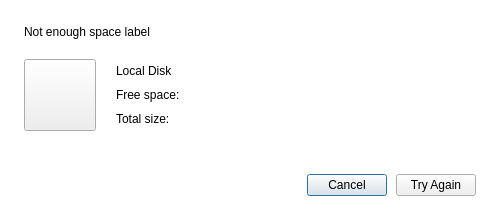
<?xml version="1.0" encoding="UTF-8"?>
<ui version="4.0">
 <class>LowDiskSpaceDialog</class>
 <widget class="QDialog" name="LowDiskSpaceDialog">
  <property name="geometry">
   <rect>
    <x>0</x>
    <y>0</y>
    <width>500</width>
    <height>220</height>
   </rect>
  </property>
  <property name="sizePolicy">
   <sizepolicy hsizetype="Fixed" vsizetype="Fixed">
    <horstretch>0</horstretch>
    <verstretch>0</verstretch>
   </sizepolicy>
  </property>
  <property name="minimumSize">
   <size>
    <width>500</width>
    <height>220</height>
   </size>
  </property>
  <property name="maximumSize">
   <size>
    <width>500</width>
    <height>220</height>
   </size>
  </property>
  <property name="windowTitle">
   <string>Low disk space</string>
  </property>
  <property name="styleSheet">
   <string notr="true">#LowDiskSpaceDialog 
{
background-color: #ffffff; /*colorToken.page-background*/
}

</string>
  </property>
  <property name="TOKENIZED" stdset="0">
   <bool>true</bool>
  </property>
  <layout class="QHBoxLayout" name="horizontalLayout_4">
   <property name="leftMargin">
    <number>24</number>
   </property>
   <property name="topMargin">
    <number>25</number>
   </property>
   <property name="rightMargin">
    <number>24</number>
   </property>
   <property name="bottomMargin">
    <number>24</number>
   </property>
   <item>
    <layout class="QVBoxLayout" name="verticalLayout_2">
     <property name="spacing">
      <number>0</number>
     </property>
     <property name="sizeConstraint">
      <enum>QLayout::SetFixedSize</enum>
     </property>
     <property name="topMargin">
      <number>0</number>
     </property>
     <item>
      <widget class="QLabel" name="lExplanation">
       <property name="text">
        <string notr="true">Not enough space label</string>
       </property>
       <property name="wordWrap">
        <bool>true</bool>
       </property>
      </widget>
     </item>
     <item>
      <spacer name="verticalSpacer_2">
       <property name="orientation">
        <enum>Qt::Vertical</enum>
       </property>
       <property name="sizeType">
        <enum>QSizePolicy::Fixed</enum>
       </property>
       <property name="sizeHint" stdset="0">
        <size>
         <width>20</width>
         <height>20</height>
        </size>
       </property>
      </spacer>
     </item>
     <item>
      <layout class="QHBoxLayout" name="horizontalLayout">
       <property name="sizeConstraint">
        <enum>QLayout::SetFixedSize</enum>
       </property>
       <item>
        <widget class="IconLabel" name="lDriveIcon">
         <property name="minimumSize">
          <size>
           <width>72</width>
           <height>72</height>
          </size>
         </property>
         <property name="maximumSize">
          <size>
           <width>72</width>
           <height>72</height>
          </size>
         </property>
         <property name="text">
          <string notr="true"/>
         </property>
         <property name="icon">
          <iconset resource="../Resources_common.qrc">
           <normaloff>:/external_drive_solid_medium.svg</normaloff>:/external_drive_solid_medium.svg</iconset>
         </property>
         <property name="iconSize">
          <size>
           <width>72</width>
           <height>72</height>
          </size>
         </property>
         <property name="pixmap" stdset="0">
          <pixmap/>
         </property>
         <property name="scaledContents" stdset="0">
          <bool>true</bool>
         </property>
         <property name="normal_off" stdset="0">
          <string notr="true">icon-primary</string>
         </property>
        </widget>
       </item>
       <item>
        <spacer name="horizontalSpacer_3">
         <property name="orientation">
          <enum>Qt::Horizontal</enum>
         </property>
         <property name="sizeType">
          <enum>QSizePolicy::Fixed</enum>
         </property>
         <property name="sizeHint" stdset="0">
          <size>
           <width>20</width>
           <height>20</height>
          </size>
         </property>
        </spacer>
       </item>
       <item>
        <layout class="QVBoxLayout" name="verticalLayout">
         <property name="spacing">
          <number>0</number>
         </property>
         <item>
          <widget class="QLabel" name="lDiskName">
           <property name="styleSheet">
            <string notr="true"/>
           </property>
           <property name="text">
            <string notr="true">Local Disk</string>
           </property>
           <property name="font-size" stdset="0">
            <string notr="true">body-1</string>
           </property>
           <property name="bold" stdset="0">
            <bool>false</bool>
           </property>
          </widget>
         </item>
         <item>
          <widget class="QLabel" name="lFreeSpace">
           <property name="text">
            <string notr="true">Free space:</string>
           </property>
          </widget>
         </item>
         <item>
          <widget class="QLabel" name="lTotalSize">
           <property name="text">
            <string notr="true">Total size:</string>
           </property>
          </widget>
         </item>
        </layout>
       </item>
       <item>
        <spacer name="horizontalSpacer">
         <property name="orientation">
          <enum>Qt::Horizontal</enum>
         </property>
         <property name="sizeHint" stdset="0">
          <size>
           <width>24</width>
           <height>20</height>
          </size>
         </property>
        </spacer>
       </item>
      </layout>
     </item>
     <item>
      <spacer name="verticalSpacer">
       <property name="orientation">
        <enum>Qt::Vertical</enum>
       </property>
       <property name="sizeHint" stdset="0">
        <size>
         <width>20</width>
         <height>28</height>
        </size>
       </property>
      </spacer>
     </item>
     <item>
      <layout class="QHBoxLayout" name="horizontalLayout_3">
       <property name="sizeConstraint">
        <enum>QLayout::SetFixedSize</enum>
       </property>
       <item>
        <layout class="QHBoxLayout" name="horizontalLayout_2">
         <property name="spacing">
          <number>9</number>
         </property>
         <item>
          <spacer name="horizontalSpacer_2">
           <property name="orientation">
            <enum>Qt::Horizontal</enum>
           </property>
           <property name="sizeHint" stdset="0">
            <size>
             <width>20</width>
             <height>20</height>
            </size>
           </property>
          </spacer>
         </item>
         <item>
          <widget class="QPushButton" name="bCancel">
           <property name="sizePolicy">
            <sizepolicy hsizetype="Preferred" vsizetype="Preferred">
             <horstretch>0</horstretch>
             <verstretch>0</verstretch>
            </sizepolicy>
           </property>
           <property name="styleSheet">
            <string notr="true"/>
           </property>
           <property name="text">
            <string>Cancel</string>
           </property>
           <property name="type" stdset="0">
            <string notr="true">outline</string>
           </property>
           <property name="dimension" stdset="0">
            <string notr="true">small</string>
           </property>
          </widget>
         </item>
         <item>
          <widget class="QPushButton" name="bTryAgain">
           <property name="sizePolicy">
            <sizepolicy hsizetype="Preferred" vsizetype="Preferred">
             <horstretch>0</horstretch>
             <verstretch>0</verstretch>
            </sizepolicy>
           </property>
           <property name="styleSheet">
            <string notr="true"/>
           </property>
           <property name="text">
            <string>Try Again</string>
           </property>
           <property name="type" stdset="0">
            <string notr="true">primary</string>
           </property>
           <property name="dimension" stdset="0">
            <string notr="true">small</string>
           </property>
          </widget>
         </item>
        </layout>
       </item>
      </layout>
     </item>
    </layout>
   </item>
  </layout>
 </widget>
 <customwidgets>
  <customwidget>
   <class>IconLabel</class>
   <extends>QToolButton</extends>
   <header>tokenizer/TokenizableItems/IconLabel.h</header>
  </customwidget>
 </customwidgets>
 <resources>
  <include location="../Resources_common.qrc"/>
 </resources>
 <connections/>
</ui>
